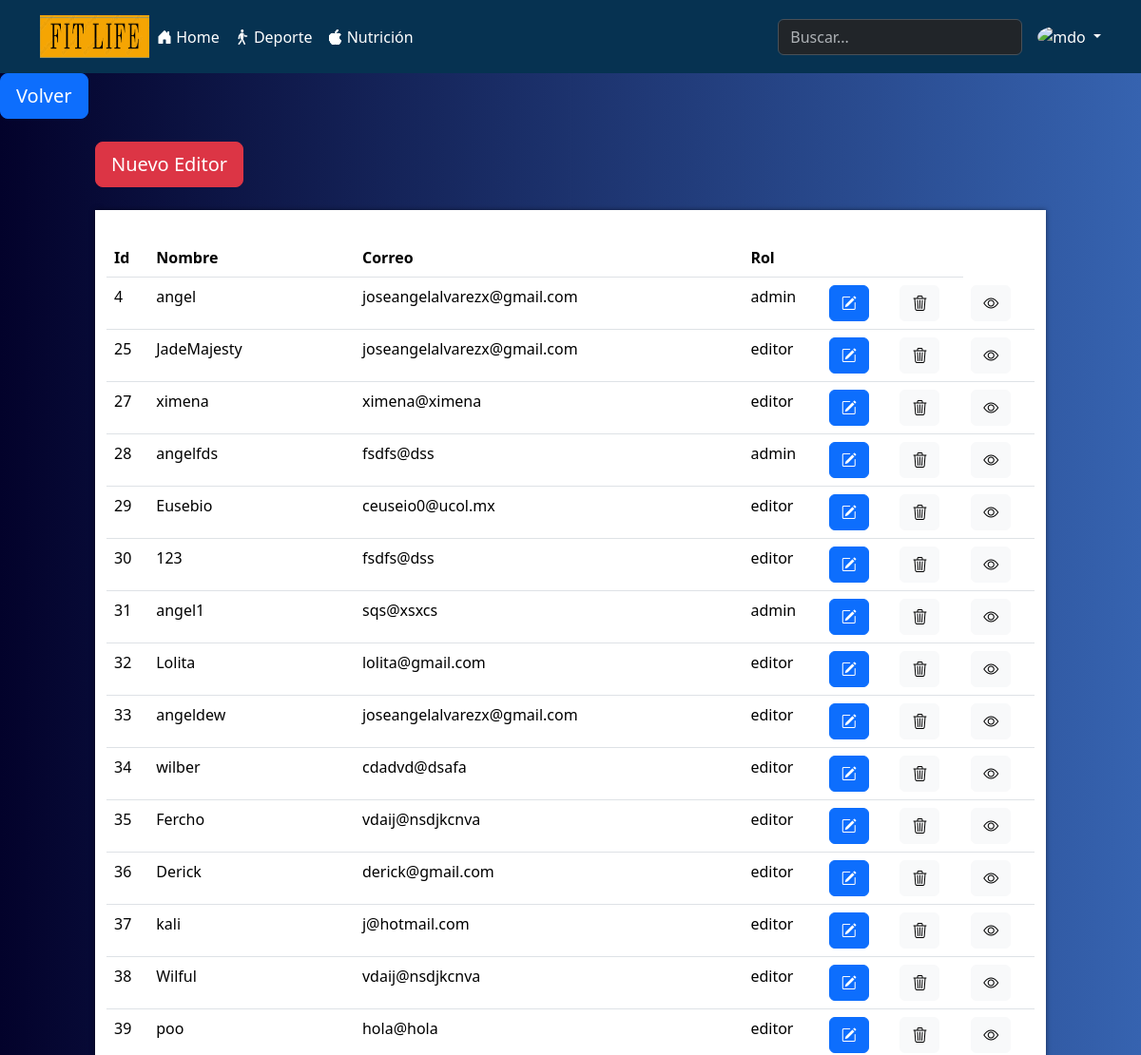
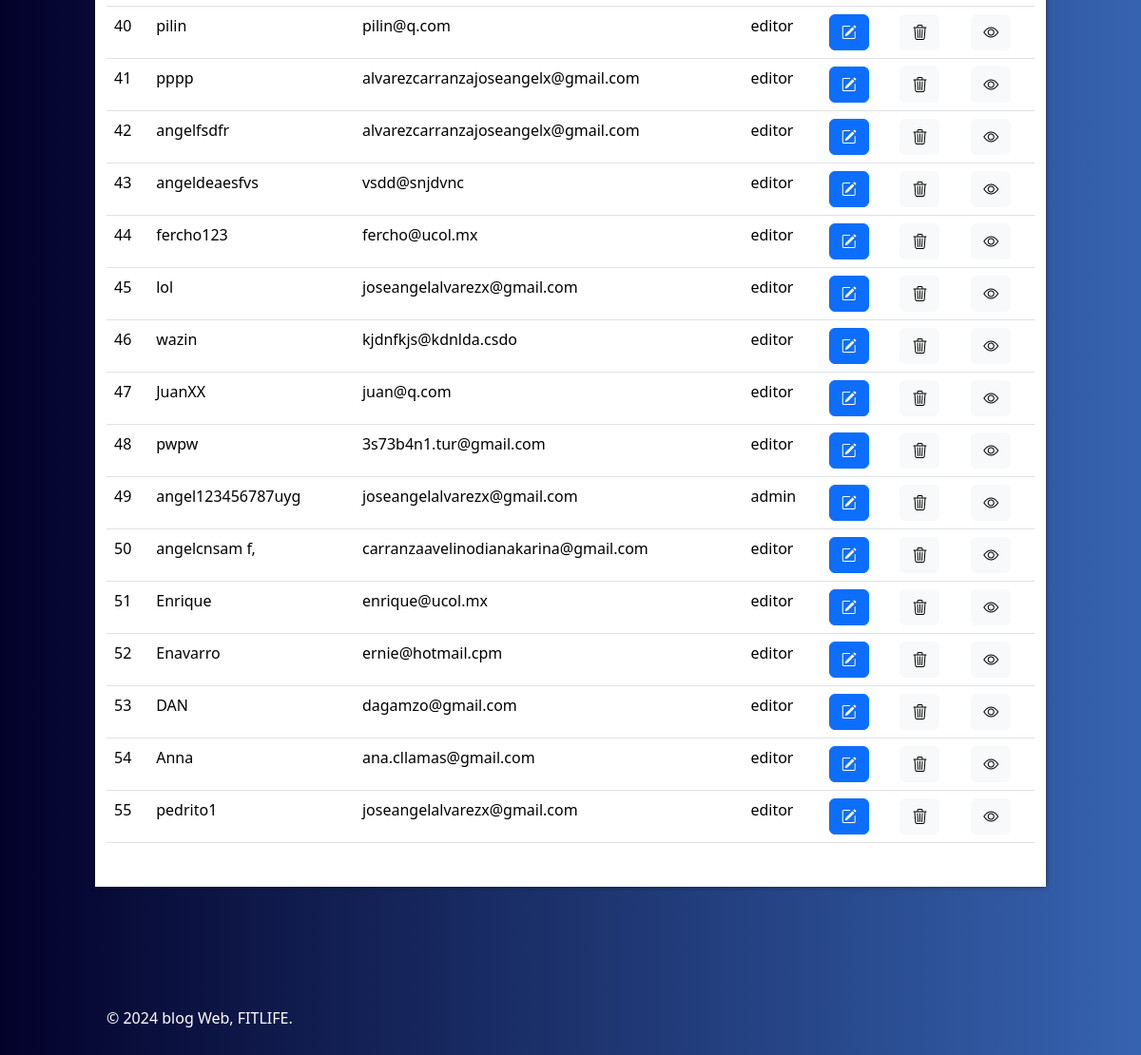
Page /admin/editores.php (signed in) on the committed database (2 pictures, top to bottom).
### tables this page shows
CREATE TABLE `usuarios` (
  `id` int(11) NOT NULL,
  `usuario` varchar(50) NOT NULL,
  `password` varchar(255) NOT NULL,
  `tipo` enum('admin','editor','pendiente') NOT NULL,
  `nombre` varchar(60) NOT NULL COMMENT 'Nombre del usuario',
  `apellido` varchar(100) NOT NULL,
  `email` varchar(50) NOT NULL COMMENT 'Email del usuario',
  `fecha_registro` datetime NOT NULL DEFAULT current_timestamp() COMMENT 'Fecha y hora de registro',
  `telefono` bigint(10) NOT NULL,
  `experiencia` text NOT NULL,
  `status` varchar(20) NOT NULL,
  `thumb` varchar(200) NOT NULL
);

### admin/editores.php (called while the page is built, shortened)
<?php
require 'config.php';
require '../functions.php';
$conexion = conexion($bd_config);
$posts = obtener_usuarios($conexion);
require '../views/editores.view.php';
?>

### functions.php (called while the page is built, shortened)
<?php
function obtener_usuarios($conexion){
    $sentencia = $conexion ->prepare("SELECT * FROM usuarios WHERE tipo = 'editor' || tipo = 'admin'");
    $sentencia -> execute();
    return $sentencia->fetchAll();
}
?>

### views/editores.view.php (the view)
<?php require 'views/header.php'; ?>
<a href="../admin" class="btn btn-primary btn-lg mb-4">Volver</a>
<div class="contenedor">
        <a href="aceptar_editores.php" class="btn btn-danger btn-lg mb-4">Nuevo Editor</a>
        <div class="container post">
  <table class="table">
    <thead>
      <tr>
        <th scope="col">Id</th>
        <th scope="col">Nombre</th>
        <th scope="col">Correo</th>
        <th scope="col">Rol</th>
        <th scope="col"></th>
        <th scope="col"></th>
      </tr>
    </thead>
    <tbody>
    <?php   foreach($posts as $post): ?>
        <tr>
          <td><?php echo $post['id']; ?></td>
          <td class=""><?php echo $post['usuario']; ?></td>
          <td><?php echo $post['email']; ?></td>
          <td><?php echo $post['tipo']; ?></td>
          <td>
            <a href="" class="btn btn-small btn-primary"> <i class="bi bi-pencil-square "></i></a>
          </td>
          <td>
          <a href="" class="btn btn-small btn-light"><i class="bi bi-trash3"></i></a>
          </td>
          <td>
            <a href="../perfil.php?id=<?php echo $post['id']; ?>" class="btn btn-small btn-light"><i class="bi bi-eye"></i></a>
        </tr>
        <?php   endforeach; ?>
    </tbody>
  </table>
</div>
<?php require '../views/footer.php'; ?>

### css/estilos.css (style rules this page uses)
* { margin: 0; padding: 0; -webkit-box-sizing: border-box; -moz-box-sizing: border-box; box-sizing: border-box; }
body { font-size: 16px; font-family: 'Open Sans', sans-serif; background: #13486f; border: none; }
a { text-decoration: none; color:#d4dfe3; }
.contenedor { max-width: 1000px; width: 90%; margin: auto; }
.post { width: 100%; background: #fff; box-shadow: 0px 0px 5px rgba(0,0,0, .5); margin-bottom: 30px; padding: 30px; border: none; }

### css/IndexAdmin/PanelControl.css (style rules this page uses)
:root { --fontPrimary: "Montserrat", sans-serif; }

### css/styleTime.css (style rules this page uses)
body { background: #1E3C72 !important; background: -webkit-linear-gradient(to right, #03022b, #102b5e) !important; background: linear-gradient(to right, #03022b, #3663b0) !important; min-height: 100vh; }

### rows in the picture
usuarios: id "4", usuario "angel", email "joseangelalvarezx@gmail.com", tipo "admin"
usuarios: id "25", usuario "JadeMajesty", email "joseangelalvarezx@gmail.com", tipo "editor"
usuarios: id "27", usuario "ximena", email "ximena@ximena", tipo "editor"
usuarios: id "28", usuario "angelfds", email "fsdfs@dss", tipo "admin"
usuarios: id "29", usuario "Eusebio", email "ceuseio0@ucol.mx", tipo "editor"
usuarios: id "30", usuario "123", email "fsdfs@dss", tipo "editor"
usuarios: id "31", usuario "angel1", email "sqs@xsxcs", tipo "admin"
usuarios: id "32", usuario "Lolita", email "lolita@gmail.com", tipo "editor"
usuarios: id "33", usuario "angeldew", email "joseangelalvarezx@gmail.com", tipo "editor"
usuarios: id "34", usuario "wilber", email "cdadvd@dsafa", tipo "editor"
usuarios: id "35", usuario "Fercho", email "vdaij@nsdjkcnva", tipo "editor"
usuarios: id "36", usuario "Derick", email "derick@gmail.com", tipo "editor"
usuarios: id "37", usuario "kali", email "j@hotmail.com", tipo "editor"
usuarios: id "38", usuario "Wilful", email "vdaij@nsdjkcnva", tipo "editor"
usuarios: id "39", usuario "poo", email "hola@hola", tipo "editor"
usuarios: id "40", usuario "pilin", email "pilin@q.com", tipo "editor"
usuarios: id "41", usuario "pppp", email "alvarezcarranzajoseangelx@gmail.com", tipo "editor"
usuarios: id "42", usuario "angelfsdfr", email "alvarezcarranzajoseangelx@gmail.com", tipo "editor"
usuarios: id "43", usuario "angeldeaesfvs", email "vsdd@snjdvnc", tipo "editor"
usuarios: id "44", usuario "fercho123", email "fercho@ucol.mx", tipo "editor"
usuarios: id "45", usuario "lol", email "joseangelalvarezx@gmail.com", tipo "editor"
usuarios: id "46", usuario "wazin", email "kjdnfkjs@kdnlda.csdo", tipo "editor"
usuarios: id "47", usuario "JuanXX", email "juan@q.com", tipo "editor"
usuarios: id "48", usuario "pwpw", email "3s73b4n1.tur@gmail.com", tipo "editor"
usuarios: id "49", usuario "angel123456787uyg", email "joseangelalvarezx@gmail.com", tipo "admin"
usuarios: id "50", usuario "angelcnsam f,", email "carranzaavelinodianakarina@gmail.com", tipo "editor"
usuarios: id "51", usuario "Enrique", email "enrique@ucol.mx", tipo "editor"
usuarios: id "52", usuario "Enavarro", email "ernie@hotmail.cpm", tipo "editor"
usuarios: id "53", usuario "DAN", email "dagamzo@gmail.com", tipo "editor"
usuarios: id "54", usuario "Anna", email "ana.cllamas@gmail.com", tipo "editor"
usuarios: id "55", usuario "pedrito1", email "joseangelalvarezx@gmail.com", tipo "editor"
